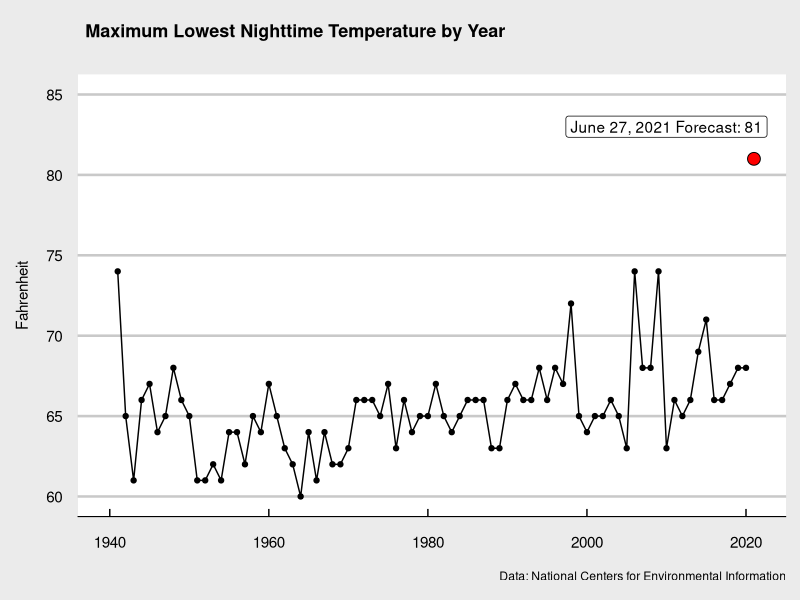

This figure's R source:
# Author: Sabi Horvat, July 2021
# github: www.github.com/wpbsabi
# twitter: @tourofdata 
# topic: record-breaking pacific northwest heat wave 

library(tidyverse)
library(lubridate)
library(ggthemes)
library(ggtext)

### Data Exploration and Visualization

csv_data <- read_csv('min_temp.csv')
str(csv_data)

# Check for the number of weather stations
unique(csv_data$NAME)

# Check the date range for the station
csv_data %>% 
  filter(NAME == 'PORTLAND INTERNATIONAL AIRPORT, OR US') %>%
  select(NAME, DATE) %>%
  group_by(NAME) %>%
  summarise('min_date' = min(DATE), 'max_date' = max(DATE))

# Filter on the "summer" months 
summer_data <- csv_data %>%
  filter(month(DATE) > 5 & month(DATE) < 10) %>%
  mutate(month = month(DATE)) %>%
  mutate(year = year(DATE))

# Plot highest nighttime temperatures in the summer by year
max_min_by_year <- summer_data %>%
  group_by(year) %>%
  summarise(max_min = max(TMIN))

max_min_2021_forecast <- data.frame('year' = 2021, 'max_min' = 81)

ggplot() +
  geom_line(data=max_min_by_year, mapping=aes(x=year, y=max_min)) +
  geom_point(data=max_min_by_year, mapping=aes(x=year, y=max_min)) +
  geom_point(data=max_min_2021_forecast, mapping=aes(x=year, y=max_min),
             fill='red', shape=21, size=4, color='black') +
  geom_label(aes(x=2010, y=83, label='June 27, 2021 Forecast: 81')) + 
  theme_economist_white() + 
  theme(plot.title.position = "panel"
         ,plot.title = element_textbox_simple(
           size = 13,
           lineheight = 1,
           padding = margin(5.5, 5.5, 5.5, 5.5),
           margin = margin(0, 0, 5.5, 0))
         ,panel.grid.minor = element_blank()
         ,legend.title = element_blank()) +
  coord_cartesian(xlim=c(1940, 2021), ylim=c(60, 85)) + 
  ggtitle("<b>Maximum Lowest Nighttime Temperature by Year</b><br><span style = 'font-size:14pt'>") +
  labs(caption = "Data: National Centers for Environmental Information") +
  xlab('') +
  ylab('Fahrenheit\n')

